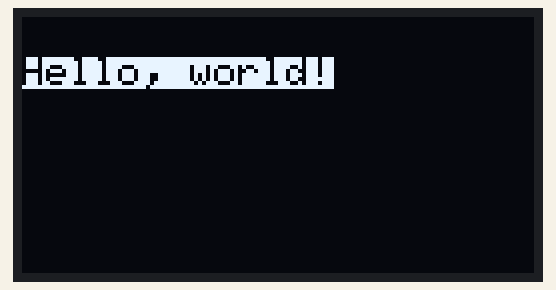
Bench run of a sketch on a simulated ESP32. Shown: 128×64 one-colour display.

Above: at 2.1 s.

The sketch:

OLED_ESP32.ino
```cpp
/************************* Library Declaration *********************************/
#include <Wire.h> //for i2c communi
#include <Adafruit_GFX.h>
#include <Adafruit_SSD1306.h>

/************************* Declaring Pixels *********************************/

#define SCREEN_WIDTH 128 // OLED display width, in pixels
#define SCREEN_HEIGHT 64 // OLED display height, in pixels

/************************* Making object for calss Adafruit_SSD1306 *********************************/

// Declaration for an SSD1306 display connected to I2C (SDA, SCL pins)
Adafruit_SSD1306 display(SCREEN_WIDTH, SCREEN_HEIGHT, &Wire);

void setup()
{
//  Serial.begin(115200); // Beginning Serial Communication with Computer

  if(!display.begin(SSD1306_SWITCHCAPVCC, 0x3C)) { // Address 0x3D for 128x64
    Serial.println("SSD1306 allocation failed");
    for(;;);
  }
  delay(2000);
  display.clearDisplay();

  display.setTextSize(1);
  display.setTextColor(BLACK,WHITE);
  display.setCursor(0, 10);
  // Display static text
  display.println("Hello, world!");
  display.display();
}

void loop()
{

}
```
